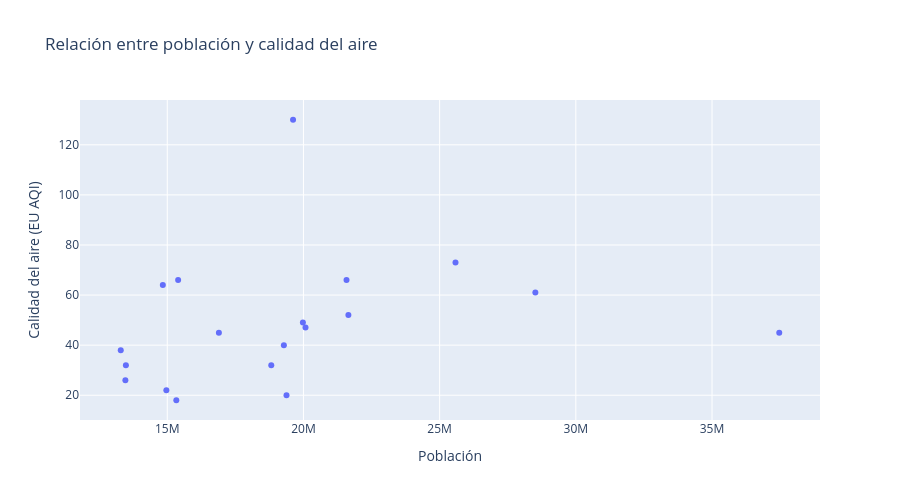

Source (notebook cell):
### Markdown cell above
#### Respuesta:

### Code cell
# Figura 2: Scattermap entre población y calidad del aire


fig = px.scatter(df_filtered,
                 x="Population",
                 y="eu_aqi",
                 title="Relación entre población y calidad del aire",
                 labels={
                     "Population": "Población",
                     "eu_aqi": "Calidad del aire (EU AQI)"
                    },
                    hover_data={
                        "City": True,
                        "Country": True,
                        "Population": True,
                        "eu_aqi": True,
                        "Air Quality": True
                        }
                )

fig.update_layout(
    height=500,
    width=900,
)

### Figure 1 — Plotly figure (JSON) as saved in the notebook; plotly's stock layout.template omitted (floating-point values rounded to 4 significant figures)
{"data": [{"customdata": [["Tokyo", "Japan", "Moderate"], ["Delhi", "India", "Poor"], ["Shanghai", "China", "Poor"], ["São Paulo", "Brazil", "Moderate"], ["Mexico City", "Mexico", "Poor"], ["Cairo", "Egypt", "Moderate"], ["Mumbai", "India", "Moderate"], ["Beijing", "China", "Extremely Poor"], ["Dhaka", "Bangladesh", "Fair"], ["Osaka", "Japan", "Moderate"], ["New York City", "United States", "Fair"], ["Tehran", "Iran", "Moderate"], ["Karachi", "Pakistan", "Poor"], ["Kolkata", "India", "Good"], ["Buenos Aires", "Argentina", "Fair"], ["Chongqing", "China", "Poor"], ["Istanbul", "Turkey", "Unknown"], ["Manila", "Philippines", "Fair"], ["Lagos", "Nigeria", "Fair"], ["Rio de Janeiro", "Brazil", "Fair"]], "hovertemplate": "Población=%{x}<br>Calidad del aire (EU AQI)=%{y}<br>City=%{customdata[0]}<br>Country=%{customdata[1]}<br>Air Quality=%{customdata[2]}<extra></extra>", "legendgroup": "", "marker": {"color": "#636efa", "symbol": "circle"}, "mode": "markers", "name": "", "orientation": "v", "showlegend": false, "type": "scatter", "x": [37468000, 28514000, 25582000, 21650000, 21581000, 20076000, 19980000, 19618000, 19378000, 19281000, 18819000, 16896000, 15400000, 15333000, 14967000, 14838000, 14751000, 13482000, 13463000, 13293000], "xaxis": "x", "y": [45.0, 61.0, 73.0, 52.0, 66.0, 47.0, 49.0, 130.0, 20.0, 40.0, 32.0, 45.0, 66.0, 18.0, 22.0, 64.0, NaN, 32.0, 26.0, 38.0], "yaxis": "y"}], "layout": {"height": 500, "legend": {"tracegroupgap": 0}, "title": {"text": "Relación entre población y calidad del aire"}, "width": 900, "xaxis": {"anchor": "y", "domain": [0, 1], "title": {"text": "Población"}}, "yaxis": {"anchor": "x", "domain": [0, 1], "title": {"text": "Calidad del aire (EU AQI)"}}}}
